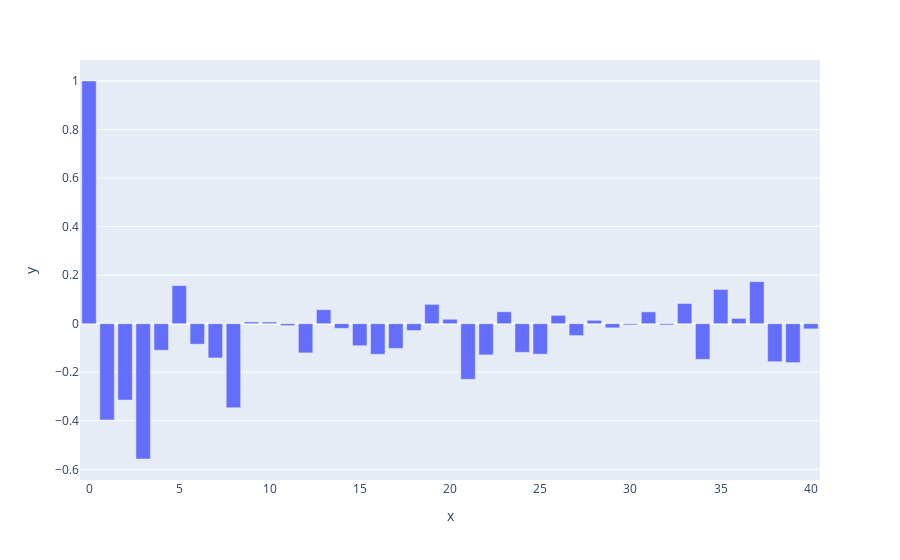

Notebook code for this chart:
### Markdown cell above
### PACF

### Code cell
pacf_vals = pacf(first_diff)
fig = px.bar(y=pacf_vals)
fig.show()

### Figure 1 — Plotly figure (JSON) as saved in the notebook; plotly's stock layout.template omitted (floating-point values rounded to 4 significant figures)
{"data": [{"alignmentgroup": "True", "hovertemplate": "x=%{x}<br>y=%{y}<extra></extra>", "legendgroup": "", "marker": {"color": "#636efa"}, "name": "", "offsetgroup": "", "orientation": "v", "showlegend": false, "textposition": "auto", "type": "bar", "x": [0, 1, 2, 3, 4, 5, 6, 7, 8, 9, 10, 11, 12, 13, 14, 15, 16, 17, 18, 19, 20, 21, 22, 23, 24, 25, 26, 27, 28, 29, 30, 31, 32, 33, 34, 35, 36, 37, 38, 39, 40], "xaxis": "x", "y": [1, -0.3965, -0.3147, -0.5575, -0.1094, 0.157, -0.08432, -0.1411, -0.3463, 0.007195, 0.006901, -0.007745, -0.1202, 0.0576, -0.01912, -0.09081, -0.126, -0.1018, -0.02823, 0.07951, 0.0183, -0.2292, -0.1286, 0.04903, -0.1181, -0.1255, 0.03425, -0.04901, 0.01382, -0.01711, -0.004878, 0.04869, -0.00521, 0.08301, -0.1469, 0.1412, 0.02154, 0.1734, -0.1567, -0.1603, -0.02127], "yaxis": "y"}], "layout": {"barmode": "relative", "legend": {"tracegroupgap": 0}, "margin": {"t": 60}, "xaxis": {"anchor": "y", "domain": [0, 1], "title": {"text": "x"}}, "yaxis": {"anchor": "x", "domain": [0, 1], "title": {"text": "y"}}}}
